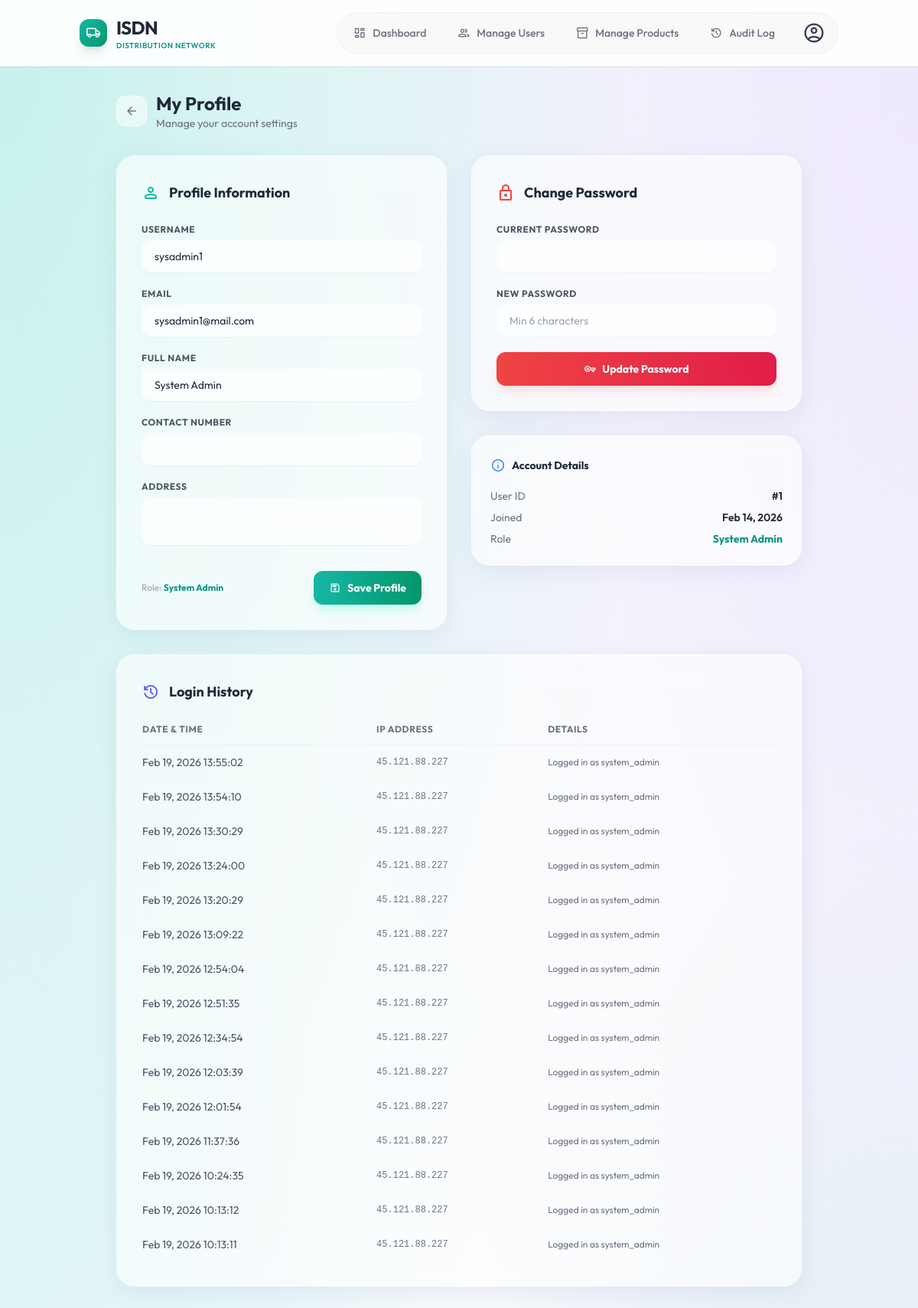
Page /index.php?page=system-admin-profile (signed in) on the committed database.
### tables this page shows
CREATE TABLE `system_admins` (
  `id` int(11) NOT NULL,
  `name` varchar(150) DEFAULT NULL,
  `address` varchar(200) DEFAULT NULL,
  `contact_number` varchar(16) DEFAULT NULL,
  `email` varchar(100) DEFAULT NULL,
  `user_id` int(11) DEFAULT NULL
);

CREATE TABLE `users` (
  `id` int(11) NOT NULL,
  `username` varchar(100) NOT NULL,
  `email` varchar(150) NOT NULL,
  `password` varchar(255) NOT NULL,
  `role` enum('customer','rdc_manager','rdc_clerk','rdc_sales_ref','logistics_officer','rdc_driver','head_office_manager','system_admin') DEFAULT 'customer',
  `rdc_id` int(11) DEFAULT NULL,
  `google_id` varchar(255) DEFAULT NULL,
  `password_reset_token` varchar(255) DEFAULT NULL,
  `password_reset_expires` datetime DEFAULT NULL,
  `is_active` tinyint(1) NOT NULL DEFAULT 1,
  `created_at` timestamp NULL DEFAULT current_timestamp(),
  `updated_at` timestamp NULL DEFAULT current_timestamp() ON UPDATE current_timestamp()
);

CREATE TABLE `audit_logs` (
  `id` int(11) NOT NULL,
  `user_id` int(11) NOT NULL,
  `action` varchar(50) NOT NULL,
  `entity_type` varchar(50) NOT NULL,
  `entity_id` int(11) DEFAULT NULL,
  `details` text DEFAULT NULL,
  `ip_address` varchar(45) DEFAULT NULL,
  `created_at` timestamp NULL DEFAULT current_timestamp()
);

### models/SystemAdmin.php (called while the page is built, shortened)
<?php
class SystemAdmin
{
    private PDO $pdo;
    public function __construct(PDO $pdo)
    {
        $this->pdo = $pdo;
    }
    public function getAdminProfile(int $userId): ?array
    {
        $stmt = $this->pdo->prepare(
            "SELECT u.id, u.username, u.email, u.role, u.created_at,
                    sa.name, sa.address, sa.contact_number
             FROM users u
             LEFT JOIN system_admins sa ON sa.user_id = u.id
             WHERE u.id = :id"
        );
        $stmt->execute(['id' => $userId]);
        return $stmt->fetch(PDO::FETCH_ASSOC) ?: null;
    }
    public function getLoginHistory(int $userId, int $limit = 20): array
    {
        $stmt = $this->pdo->prepare(
            "SELECT * FROM audit_logs WHERE user_id = :uid AND action = 'LOGIN' ORDER BY created_at DESC LIMIT :lim"
        );
        $stmt->bindValue(':uid', $userId, PDO::PARAM_INT);
        $stmt->bindValue(':lim', $limit, PDO::PARAM_INT);
        $stmt->execute();
        return $stmt->fetchAll(PDO::FETCH_ASSOC);
    }
}

### views/system-admin/profile.php (the view, shortened to what this page needs)
<?php
require_once __DIR__ . '/../../models/SystemAdmin.php';
$admin  = new SystemAdmin($pdo);
$userId = (int) $_SESSION['user_id'];
$profile = $admin->getAdminProfile($userId);
$loginHistory = $admin->getLoginHistory($userId, 15);
require_once __DIR__ . '/../../includes/header.php';
?>
<div class="min-h-screen py-8 px-4 sm:px-6 lg:px-8">
    <div class="max-w-4xl mx-auto">
        <div class="flex items-center gap-3 mb-8">
            <a href="<?php echo BASE_PATH; ?>/index.php?page=system-admin-dashboard" class="w-10 h-10 rounded-xl bg-white/50 border border-white/60 flex items-center justify-center text-gray-500 hover:text-gray-700 hover:bg-white/70 transition"><span class="material-symbols-rounded">arrow_back</span></a>
            <div>
                <h1 class="text-2xl font-bold text-gray-800 font-['Outfit']">My Profile</h1>
                <p class="text-sm text-gray-500">Manage your account settings</p>
            </div>
        </div>
        <div class="grid grid-cols-1 lg:grid-cols-2 gap-8">
            <div class="glass-panel rounded-3xl p-6 sm:p-8">
                <div class="flex items-center space-x-3 mb-6">
                    <span class="material-symbols-rounded text-teal-500 text-2xl">person</span>
                    <h2 class="text-lg font-bold text-gray-800 font-['Outfit']">Profile Information</h2>
                </div>
                <form method="POST" action="<?php echo BASE_PATH; ?>/index.php?page=system-admin-profile" class="space-y-5">
                    <div>
                        <label class="block text-xs font-bold text-gray-600 uppercase tracking-wider mb-1.5">Username</label>
                        <input type="text" name="username" required value="<?php echo htmlspecialchars($profile['username'] ?? ''); ?>"
                               class="w-full border border-white/40 bg-white/30 backdrop-blur-sm rounded-xl px-4 py-2.5 text-sm focus:ring-2 focus:ring-teal-500 transition shadow-sm">
                    </div>
                    <div>
                        <label class="block text-xs font-bold text-gray-600 uppercase tracking-wider mb-1.5">Email</label>
                        <input type="email" name="email" required value="<?php echo htmlspecialchars($profile['email'] ?? ''); ?>"
                               class="w-full border border-white/40 bg-white/30 backdrop-blur-sm rounded-xl px-4 py-2.5 text-sm focus:ring-2 focus:ring-teal-500 transition shadow-sm">
                    </div>
                    <div>
                        <label class="block text-xs font-bold text-gray-600 uppercase tracking-wider mb-1.5">Full Name</label>
                        <input type="text" name="name" value="<?php echo htmlspecialchars($profile['name'] ?? ''); ?>"
                               class="w-full border border-white/40 bg-white/30 backdrop-blur-sm rounded-xl px-4 py-2.5 text-sm focus:ring-2 focus:ring-teal-500 transition shadow-sm">
                    </div>
                    <div>
                        <label class="block text-xs font-bold text-gray-600 uppercase tracking-wider mb-1.5">Contact Number</label>
                        <input type="text" name="contact_number" value="<?php echo htmlspecialchars($profile['contact_number'] ?? ''); ?>"
                               class="w-full border border-white/40 bg-white/30 backdrop-blur-sm rounded-xl px-4 py-2.5 text-sm focus:ring-2 focus:ring-teal-500 transition shadow-sm">
                    </div>
                    <div>
                        <label class="block text-xs font-bold text-gray-600 uppercase tracking-wider mb-1.5">Address</label>
                        <textarea name="address" rows="2"
                                  class="w-full border border-white/40 bg-white/30 backdrop-blur-sm rounded-xl px-4 py-2.5 text-sm focus:ring-2 focus:ring-teal-500 transition shadow-sm resize-none"><?php echo htmlspecialchars($profile['address'] ?? ''); ?></textarea>
                    </div>
                    <div class="flex items-center justify-between pt-2">
                        <p class="text-xs text-gray-400">Role: <span class="font-bold text-teal-600"><?php echo ucwords(str_replace('_', ' ', $profile['role'] ?? '')); ?></span></p>
                        <button type="submit" class="px-5 py-2.5 rounded-xl bg-gradient-to-r from-teal-500 to-emerald-600 text-white font-bold text-sm shadow-lg shadow-teal-200/50 hover:scale-[1.02] transition flex items-center gap-2">
                            <span class="material-symbols-rounded text-base">save</span> Save Profile
                        </button>
                    </div>
                </form>
            </div>
            <div class="space-y-8">
                <div class="glass-panel rounded-3xl p-6 sm:p-8">
                    <div class="flex items-center space-x-3 mb-6">
                        <span class="material-symbols-rounded text-red-500 text-2xl">lock</span>
                        <h2 class="text-lg font-bold text-gray-800 font-['Outfit']">Change Password</h2>
                    </div>
                    <form method="POST" action="<?php echo BASE_PATH; ?>/index.php?page=system-admin-profile" class="space-y-5">
                        <div>
                            <label class="block text-xs font-bold text-gray-600 uppercase tracking-wider mb-1.5">Current Password</label>
                            <input type="password" name="current_password" required
                                   class="w-full border border-white/40 bg-white/30 backdrop-blur-sm rounded-xl px-4 py-2.5 text-sm focus:ring-2 focus:ring-red-400 transition shadow-sm">
                        </div>
                        <div>
                            <label class="block text-xs font-bold text-gray-600 uppercase tracking-wider mb-1.5">New Password</label>
                            <input type="password" name="new_password" required minlength="6"
                                   class="w-full border border-white/40 bg-white/30 backdrop-blur-sm rounded-xl px-4 py-2.5 text-sm focus:ring-2 focus:ring-red-400 transition shadow-sm" placeholder="Min 6 characters">
                        </div>
                        <button type="submit" class="w-full px-5 py-2.5 rounded-xl bg-gradient-to-r from-red-500 to-rose-600 text-white font-bold text-sm shadow-lg shadow-red-200/50 hover:scale-[1.02] transition flex items-center justify-center gap-2">
                            <span class="material-symbols-rounded text-base">vpn_key</span> Update Password
                        </button>
                    </form>
                </div>
                <div class="glass-card rounded-3xl p-6">
                    <div class="flex items-center space-x-2 mb-4">
                        <span class="material-symbols-rounded text-blue-500 text-xl">info</span>
                        <h3 class="text-sm font-bold text-gray-800 font-['Outfit']">Account Details</h3>
                    </div>
                    <div class="space-y-2 text-sm">
                        <div class="flex justify-between"><span class="text-gray-500">User ID</span><span class="font-semibold text-gray-800">#<?php echo $profile['id'] ?? ''; ?></span></div>
                        <div class="flex justify-between"><span class="text-gray-500">Joined</span><span class="font-semibold text-gray-800"><?php echo $profile['created_at'] ? date('M j, Y', strtotime($profile['created_at'])) : '-'; ?></span></div>
                        <div class="flex justify-between"><span class="text-gray-500">Role</span><span class="font-bold text-teal-600"><?php echo ucwords(str_replace('_', ' ', $profile['role'] ?? '')); ?></span></div>
                    </div>
                </div>
            </div>
        </div>
        <?php if (!empty($loginHistory)): ?>
        <div class="glass-panel rounded-3xl p-6 sm:p-8 mt-8">
            <div class="flex items-center space-x-3 mb-6">
                <span class="material-symbols-rounded text-indigo-500 text-2xl">history</span>
                <h2 class="text-lg font-bold text-gray-800 font-['Outfit']">Login History</h2>
            </div>
            <div class="overflow-x-auto">
                <table class="w-full text-sm">
                    <thead><tr class="text-left text-xs font-bold text-gray-500 uppercase tracking-wider border-b border-gray-200/50">
                        <th class="pb-3 pr-4">Date &amp; Time</th><th class="pb-3 pr-4">IP Address</th><th class="pb-3">Details</th>
                    </tr></thead>
                    <tbody class="divide-y divide-gray-100/50">
                        <?php foreach ($loginHistory as $lh): ?>
                        <tr class="hover:bg-white/30 transition">
                            <td class="py-3 pr-4 text-gray-600"><?php echo date('M j, Y H:i:s', strtotime($lh['created_at'])); ?></td>
                            <td class="py-3 pr-4 font-mono text-xs text-gray-500"><?php echo htmlspecialchars($lh['ip_address'] ?? '-'); ?></td>
                            <td class="py-3 text-gray-500 text-xs"><?php echo htmlspecialchars($lh['details'] ?? '-'); ?></td>
                        </tr>
                        <?php endforeach; ?>
                    </tbody>
                </table>
            </div>
        </div>
        <?php endif; ?>
    </div>
</div>
<?php require_once __DIR__ . '/../../includes/footer.php'; ?>

### assets/css/style.css (style rules this page uses)
body { font-family: 'Outfit', sans-serif; background: linear-gradient(135deg, #f0fdfa 0%, #ffffff 50%, #ecfdf5 100%); color: #1f2937; }
.glass-panel { background: rgba(255, 255, 255, 0.7); backdrop-filter: blur(12px); -webkit-backdrop-filter: blur(12px); border: 1px solid rgba(255, 255, 255, 0.5); box-shadow: 0 8px 32px 0 rgba(31, 38, 135, 0.07); }
.glass-card { background: rgba(255, 255, 255, 0.5); backdrop-filter: blur(8px); -webkit-backdrop-filter: blur(8px); border: 1px solid rgba(255, 255, 255, 0.4); box-shadow: 0 4px 6px rgba(0, 0, 0, 0.02); transition: all 0.3s ease; }

### assets/css/custom.css (style rules this page uses)
body { font-family: 'Outfit', 'Inter', sans-serif; background-color: #f0fdfa; background-image: radial-gradient(at 0% 0%, rgba(45, 212, 191, 0.25) 0px, transparent 50%), radial-gradient(at 100% 0%, rgba(200, 160, 255, 0.2) 0px, transparent 50%), radial-gradient(at 100% 100%, rgba(20, 184, 166, 0.25) 0px, transparent 50%), radial-gradient(at 0% 100%, rgba(100, 200, 255, 0.2) 0px, transparent 50%); background-attachment: fixed; }
.glass-panel { background: rgba(255, 255, 255, 0.6); backdrop-filter: blur(16px); -webkit-backdrop-filter: blur(16px); border: 1px solid rgba(255, 255, 255, 0.5); }
.glass-card { background: rgba(255, 255, 255, 0.65); backdrop-filter: blur(12px); border: 1px solid rgba(255, 255, 255, 0.4); box-shadow: 0 8px 32px rgba(31, 38, 135, 0.07); }

### includes/header.php (style rules this page uses)
.material-symbols-rounded { vertical-align: middle; font-size: 1.25rem; }

### rows in the picture
system_admins: username "sysadmin1", email "sysadmin1@mail.com", name "System Admin", user.role "System Admin", user "1", user.created_at "Feb 14, 2026"
audit_logs: created_at "Feb 19, 2026 13:55:02", ip_address "45.121.88.227", details "Logged in as system_admin"
audit_logs: created_at "Feb 19, 2026 13:54:10", ip_address "45.121.88.227", details "Logged in as system_admin"
audit_logs: created_at "Feb 19, 2026 13:30:29", ip_address "45.121.88.227", details "Logged in as system_admin"
audit_logs: created_at "Feb 19, 2026 13:24:00", ip_address "45.121.88.227", details "Logged in as system_admin"
audit_logs: created_at "Feb 19, 2026 13:20:29", ip_address "45.121.88.227", details "Logged in as system_admin"
audit_logs: created_at "Feb 19, 2026 13:09:22", ip_address "45.121.88.227", details "Logged in as system_admin"
audit_logs: created_at "Feb 19, 2026 12:54:04", ip_address "45.121.88.227", details "Logged in as system_admin"
audit_logs: created_at "Feb 19, 2026 12:51:35", ip_address "45.121.88.227", details "Logged in as system_admin"
audit_logs: created_at "Feb 19, 2026 12:34:54", ip_address "45.121.88.227", details "Logged in as system_admin"
audit_logs: created_at "Feb 19, 2026 12:03:39", ip_address "45.121.88.227", details "Logged in as system_admin"
audit_logs: created_at "Feb 19, 2026 12:01:54", ip_address "45.121.88.227", details "Logged in as system_admin"
audit_logs: created_at "Feb 19, 2026 11:37:36", ip_address "45.121.88.227", details "Logged in as system_admin"
audit_logs: created_at "Feb 19, 2026 10:24:35", ip_address "45.121.88.227", details "Logged in as system_admin"
audit_logs: created_at "Feb 19, 2026 10:13:12", ip_address "45.121.88.227", details "Logged in as system_admin"
audit_logs: created_at "Feb 19, 2026 10:13:11", ip_address "45.121.88.227", details "Logged in as system_admin"

### other values in the picture
$item['label'] "Dashboard"
$item['label'] "Manage Users"
$item['label'] "Manage Products"
$item['label'] "Audit Log"
